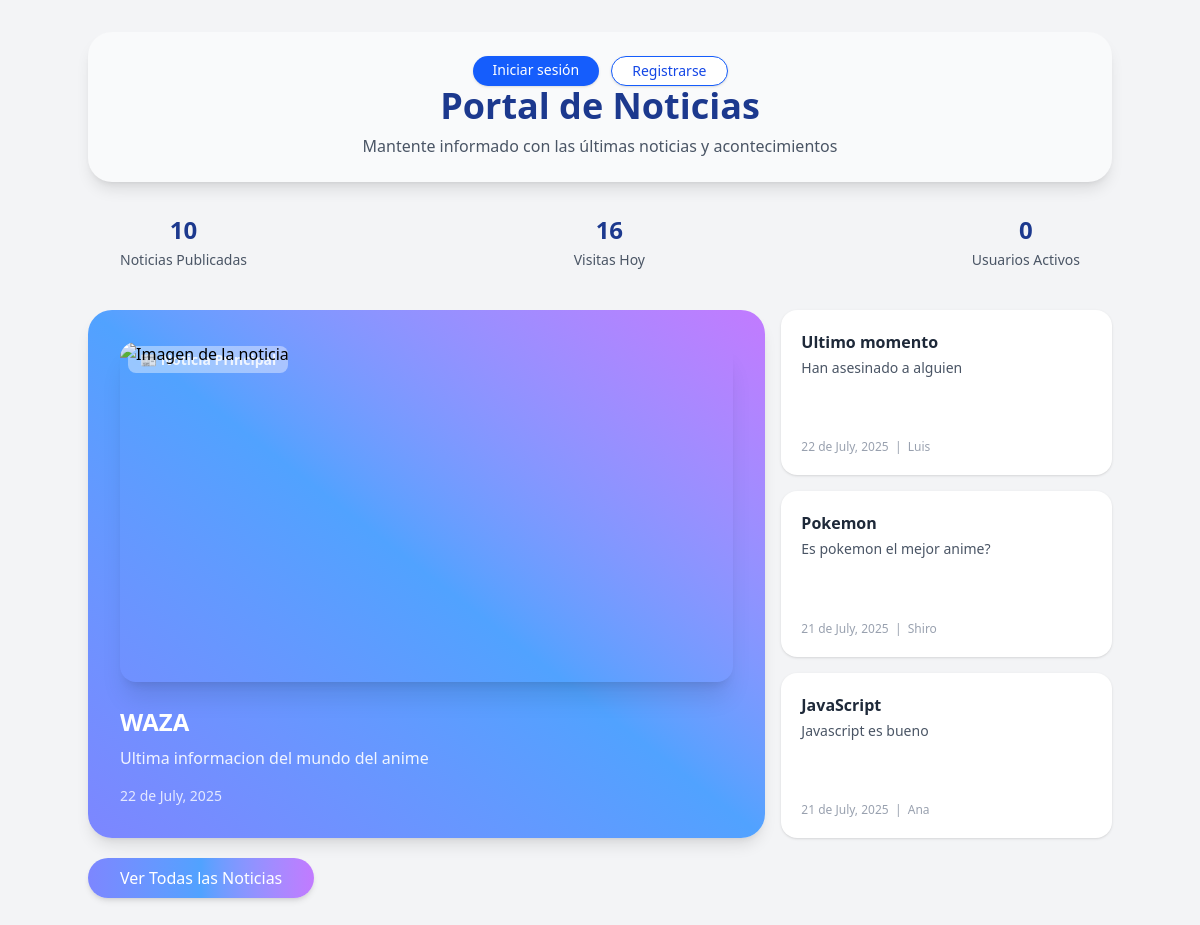
The page /public/index.php on the database its author committed.
### tables this page shows
CREATE TABLE `noticias` (
  `id` int NOT NULL AUTO_INCREMENT,
  `titulo` varchar(255) NOT NULL,
  `autor` varchar(150) NOT NULL,
  `id_usuario_creador` int NOT NULL,
  `resumen` text,
  `contenido` longtext NOT NULL,
  `id_categoria` int NOT NULL,
  `id_estado` int NOT NULL DEFAULT '3',
  `creado_en` timestamp NULL DEFAULT CURRENT_TIMESTAMP,
  `publicado_en` timestamp NULL DEFAULT CURRENT_TIMESTAMP,
  `actualizado_en` timestamp NULL DEFAULT CURRENT_TIMESTAMP ON UPDATE CURRENT_TIMESTAMP,
  PRIMARY KEY (`id`),
  KEY `id_categoria` (`id_categoria`),
  KEY `id_usuario_creador` (`id_usuario_creador`),
  KEY `id_estado` (`id_estado`)
);

### src/controllers/pagina_publica_controller.php (called while the page is built, shortened)
<?php
require_once __DIR__ . '/../../db/DatabaseManager.php';
require_once __DIR__ . '/../../src/modules/noticiasPublicas.php';
require_once __DIR__ . '/../../src/validaciones/Sanitizador.php';
class PaginaPublicaController
{
    private $db;
    private $noticiasPublicas;
    private $sanitizador;
    public function __construct(PDO $pdoConnection)
    {
        $this->db = new DatabaseManager($pdoConnection);
        $this->noticiasPublicas = new NoticiasPublicas($this->db);
        $this->sanitizador = new Sanitizador();
    }
    public function obtenerUltimasNoticias()
    {
        $noticias = $this->db->select('noticias', '*', ['id_estado' => 3]);
        usort($noticias, function($a, $b) {
            return strtotime($b['publicado_en']) <=> strtotime($a['publicado_en']);
        });
        $noticias = array_slice($noticias, 0, 4);
        foreach ($noticias as &$noticia) {
            $idNoticia = $this->sanitizador->limpiarTexto($noticia['id']);
            $imagenes = $this->db->select('imagenes', '*', [
                'id_noticia' => $idNoticia,
                'es_principal' => 1
            ]);
        }
        return $noticias;
    }
    public function contarNoticiasPublicadas(){
        return $this->db->count('noticias', ['id_estado' => 3]);
    }
    public function obtenerVisitasHoy(){
        return $this->noticiasPublicas->contarVisitasHoy();
    }
}

### db/DatabaseManager.php (called while the page is built, shortened)
<?php
class DatabaseManager
{
    protected $conexion;
    public function __construct(PDO $pdoConnection)
    {
        $this->conexion = $pdoConnection;
    }
    public function select(string $tableName, string $columns = '*', array $conditions = []): array
    {
    $sql = "SELECT {$columns} FROM {$tableName}";
    $params = [];
    if (!empty($conditions)) {
        $whereClauses = [];
        foreach ($conditions as $key => $value) {
            if (strpos($key, '[~]') !== false) {
                $cleanKey = str_replace('[~]', '', $key);
                $whereClauses[] = "{$cleanKey} LIKE :{$cleanKey}_where";
                $params[":{$cleanKey}_where"] = $value;
            } else {
                $whereClauses[] = "{$key} = :{$key}_where";
                $params[":{$key}_where"] = $value;
            }
        }
        if (!empty($whereClauses)) {
            $sql .= " WHERE " . implode(" AND ", $whereClauses);
        }
    }
    try {
        $stmt = $this->conexion->prepare($sql);
        foreach ($params as $key => $value) {
            $stmt->bindValue($key, $value);
        }
        $stmt->execute();
        return $stmt->fetchAll(PDO::FETCH_ASSOC);
    } catch (PDOException $e) {
        error_log("Error al hacer SELECT en {$tableName}: " . $e->getMessage());
        return [];
    }
}
    public function insertSeguro(string $tableName, array $data): bool
    {
        $columns = implode(", ", array_keys($data));
        $placeholders = ":" . implode(", :", array_keys($data));
        $sql = "INSERT INTO {$tableName} ({$columns}) VALUES ({$placeholders})";
        try {
            $stmt = $this->conexion->prepare($sql);
            foreach ($data as $key => $value) {
                $stmt->bindValue(":$key", $value);
            }
            return $stmt->execute();
        } catch (PDOException $e) {
            error_log("Error en INSERT seguro en {$tableName}: " . $e->getMessage());
            return false;
        }
    }
    public function count($table, $conditions = [])
{
    $sql = "SELECT COUNT(*) as total FROM `$table`";
    if (!empty($conditions)) {
        $where = [];
        foreach ($conditions as $key => $value) {
            $where[] = "`$key` = :$key";
        }
        $sql .= " WHERE " . implode(' AND ', $where);
    }
    $stmt = $this->conexion->prepare($sql);
    foreach ($conditions as $key => $value) {
        $stmt->bindValue(":$key", $value);
    }
    $stmt->execute();
    $result = $stmt->fetch(PDO::FETCH_ASSOC);
    return $result ? intval($result['total']) : 0;
}
    public function obtenerConexion() {
        return $this->conexion;
    }
}

### src/modules/noticiasPublicas.php (called while the page is built, shortened)
<?php
require_once __DIR__ . '/../../db/DatabaseManager.php';
require_once __DIR__ . '/../validaciones/Sanitizador.php';
class NoticiasPublicas
{
    private $db;
    private $sanitizador;
    public function __construct($conexion = null)
    {
        if ($conexion instanceof DatabaseManager) {
            $this->db = $conexion;
        } else {
            $conexion = ConexionDB::obtenerInstancia()->obtenerConexion();
            $this->db = new DatabaseManager($conexion);
        }
        $this->sanitizador = new Sanitizador();
    }
    public function contarVisitasHoy(): int
    {
        $hoy = date('Y-m-d');
        $ip = $_SERVER['REMOTE_ADDR'];
        $ip = $this->sanitizador->limpiarTexto($ip);
        $visita = $this->db->select('visitantes', '*', ['ip' => $ip, 'fecha' => $hoy]);
        if ($visita && isset($visita[0]['id'])) {
            $nuevoContador = $visita[0]['visitas'] + 1;
            $this->db->updateSeguro('visitantes', ['visitas' => $nuevoContador], ['id' => $visita[0]['id']]);
        } else {
            $this->db->insertSeguro('visitantes', [
                'ip' => $ip,
                'fecha' => $hoy,
                'visitas' => 1
            ]);
        }
        $sqlTotal = "SELECT SUM(visitas) as total FROM visitantes WHERE fecha = :hoy";
        $stmtTotal = $this->db->obtenerConexion()->prepare($sqlTotal);
        $stmtTotal->execute(['hoy' => $hoy]);
        $row = $stmtTotal->fetch();
        return $row && $row['total'] !== null ? intval($row['total']) : 0;
    }
}

### src/validaciones/Sanitizador.php (called while the page is built, shortened)
<?php
class Sanitizador {
    public static function limpiarTexto(string $texto): string {
        return htmlspecialchars(trim($texto));
    }
}
?>

### public/index.php (the view, shortened to what this page needs)
<?php
require_once __DIR__ . '/../db/conexionDB.php';
require_once __DIR__ . '/../src/controllers/pagina_publica_controller.php';
$pdo = ConexionDB::obtenerInstancia()->obtenerConexion();
$controller = new PaginaPublicaController($pdo);
$ultimasNoticias = $controller->obtenerUltimasNoticias();
$noticiasPublicadas = $controller->contarNoticiasPublicadas();
$visitasHoy = $controller->obtenerVisitasHoy();
$usuariosActivos = count($_SESSION['usuarios_activos']);
?>
<!DOCTYPE html>
<html lang="es">
<head>
    <link rel="stylesheet" href="./css/output.css">
</head>
<body class="bg-gray-100 min-h-screen flex flex-col items-center justify-start">
    <div class="w-full max-w-5xl mt-8 mb-10">
        <div class="bg-gray-50 rounded-3xl shadow-lg px-8 py-6 flex flex-col items-center relative">
            <div class="flex justify-center gap-3">
                <?php if (!isset($_SESSION['usuario'])): ?>
                    <a href="login_lector.php" class="px-5 py-1 rounded-full bg-blue-600 text-white font-medium shadow hover:bg-blue-700 transition text-sm">Iniciar sesión</a>
                    <a href="form_lector.php" class="px-5 py-1 rounded-full bg-white text-blue-700 border border-blue-600 font-medium shadow hover:bg-blue-50 transition text-sm">Registrarse</a>
                <?php endif; ?>
            </div>
            <h1 class="text-3xl md:text-4xl text-blue-900 font-bold mb-2 text-center">Portal de Noticias</h1>
            <span class="text-gray-600 text-center">Mantente informado con las últimas noticias y acontecimientos</span>
        </div>
        <div class="flex justify-between mt-8 px-8">
            <div class="flex flex-col items-center">
                <h4 class="text-2xl font-bold text-blue-900 mb-1"><?= $noticiasPublicadas?></h4>
                <span class="text-gray-600 text-sm">Noticias Publicadas</span>
            </div>
            <div class="flex flex-col items-center">
                <h4 id="visitas-contador" class="text-2xl font-bold text-blue-900 mb-1"><?= $visitasHoy ?></h4>
                <span class="text-gray-600 text-sm">Visitas Hoy</span>
            </div>
            <div class="flex flex-col items-center">
                <h4 class="text-2xl font-bold text-blue-900 mb-1"><?= $usuariosActivos ?></h4>
                <span class="text-gray-600 text-sm">Usuarios Activos</span>
            </div>
        </div>
    </div>
    <div class="grid grid-cols-6 grid-rows-6 gap-4 w-full max-w-5xl mb-5">
        <?php if (!empty($ultimasNoticias)):
            $principal = $ultimasNoticias[0];
        ?>
            <a href="./new-page.php?id=<?= $principal['id'] ?>"
               class="col-span-4 row-span-6 bg-gradient-to-tr from-indigo-400 via-blue-400 to-purple-400 rounded-3xl shadow-lg flex flex-col justify-end p-8 relative overflow-hidden group transition hover:scale-[1.01] focus:outline-none"
               aria-label="Ver noticia principal"
               style="text-decoration: none;">
                <div class="absolute top-10 left-10 text-white text-sm font-bold opacity-90 z-10 pointer-events-none">
                    <span class="bg-white/45 px-3 py-1 rounded-lg">📰 Noticia Principal</span>
                </div>
                <div class="mt-auto relative z-10 pointer-events-none">
                    <?php if (!empty($principal['imagen'])): ?>
                        <div class="relative h-85 w-full mb-6 overflow-hidden rounded-2xl shadow-xl">
                            <img src="/News-System/public/uploads/noticias/<?= htmlspecialchars($principal['imagen']) ?>"
                                alt="Imagen de la noticia"
                                class="w-full h-90 object-cover" />
                        </div>
                    <?php endif; ?>
                    <h2 class="text-2xl font-bold text-white mb-2"><?= htmlspecialchars($principal['titulo']) ?></h2>
                    <p class="text-white/90 mb-4">
                        <?= htmlspecialchars($principal['resumen'] ?? substr(strip_tags($principal['contenido']), 0, 120) . '...') ?>
                    </p>
                    <div class="flex items-center justify-between text-white/80 text-sm">
                        <span class="flex items-center gap-1">
                            <?= date('j \d\e F, Y', strtotime($principal['publicado_en'])) ?>
                        </span>
                    </div>
                </div>
            </a>
            <?php
            $secundarias = array_slice($ultimasNoticias, 1, 3);
            foreach ($secundarias as $i => $noticia):
            ?>
            <a href="./new-page.php?id=<?= $noticia['id'] ?>"
               class="col-span-2 row-span-2 col-start-5 <?php if ($i == 1) echo 'row-start-3'; ?> bg-white rounded-2xl shadow p-5 flex flex-col justify-between relative group transition hover:scale-[1.01] focus:outline-none"
               aria-label="Ver noticia secundaria"
               style="text-decoration: none;">
                <div class="relative z-10">
                    <h3 class="font-semibold text-gray-800 mb-1"><?= htmlspecialchars($noticia['titulo']) ?></h3>
                    <p class="text-gray-600 text-sm mb-2"><?= htmlspecialchars($noticia['resumen'] ?? substr(strip_tags($noticia['contenido']), 0, 80) . '...') ?></p>
                </div>
                <span class="text-xs text-gray-400 relative z-10">
                    <?= date('j \d\e F, Y', strtotime($noticia['publicado_en'])) ?>
                    <?php if (!empty($noticia['autor'])): ?>
                        &nbsp;|&nbsp; <?= htmlspecialchars($noticia['autor']) ?>
                    <?php endif; ?>
                </span>
            </a>
            <?php endforeach; ?>
        <?php endif; ?>
    </div>
    <div class="w-full max-w-5xl flex justify-start mb-10">
        <a href="./lista_noticias.php"
            class="px-8 py-2 rounded-full bg-gradient-to-r from-indigo-400 via-blue-400 to-purple-400 text-white font-medium shadow-md hover:opacity-90 transition">
            Ver Todas las Noticias
        </a>
    </div>
</body>
</html>

### rows shown on the page
noticias: titulo "WAZA", resumen "Ultima informacion del mundo del anime", publicado_en "22 de July, 2025"
noticias: titulo "Ultimo momento", resumen "Han asesinado a alguien", publicado_en "22 de July, 2025", autor "Luis"
noticias: titulo "Pokemon", resumen "Es pokemon el mejor anime?", publicado_en "21 de July, 2025", autor "Shiro"
noticias: titulo "JavaScript", resumen "Javascript es bueno", publicado_en "21 de July, 2025", autor "Ana"

### other values the page prints
$noticiasPublicadas "10"
$visitasHoy "16"
$usuariosActivos "0"
